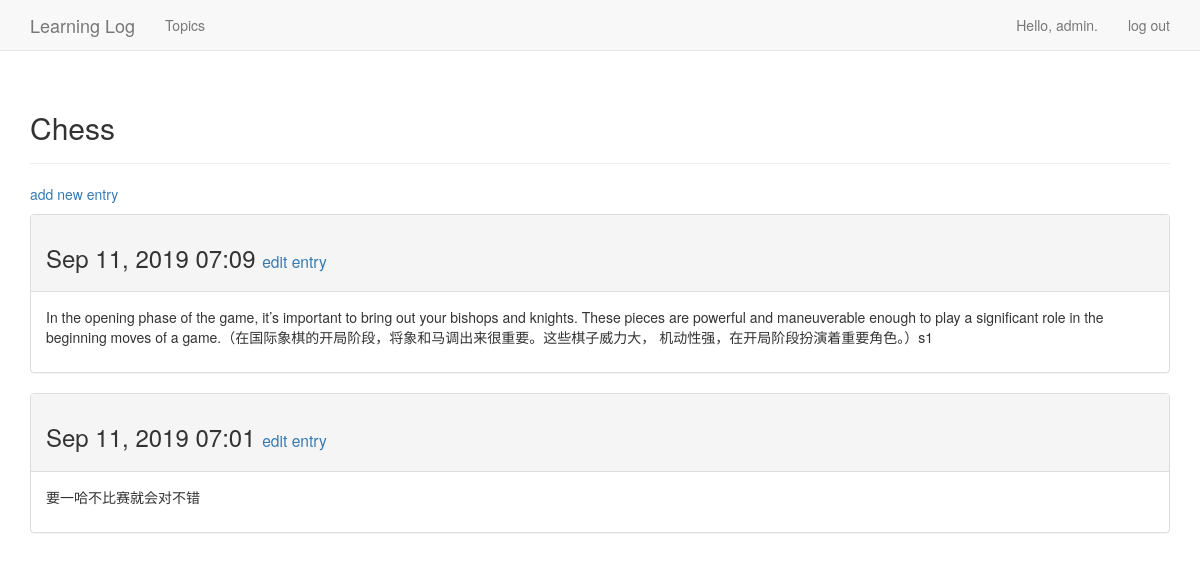
The page /topics/2/ (signed in) on the database its author committed.
### learning_log/models.py (models this page shows, shortened)
class Topic(models.Model):
    text = models.CharField(max_length=200)
    date_added = models.DateTimeField(auto_now_add=True)
    owner = models.ForeignKey(User, on_delete=models.CASCADE)
    def __str__(self):
        return self.text

class Entry(models.Model):
    topic = models.ForeignKey(Topic, on_delete=models.CASCADE)
    text = models.TextField(default=0)
    date_added = models.DateTimeField(auto_now_add=True)
    class Meta:
        verbose_name_plural = 'entries'

### learning_log/views.py (the view)
# urls.py: url(r'^topics/(?P<topic_id>\d+)/$', views.topic, name='topic'),
@login_required
def topic(request, topic_id):
    topic = Topic.objects.get(id=topic_id)
    if topic.owner != request.user:
        raise Http404
    entries = topic.entry_set.order_by('-date_added')
    context = {'topic': topic, 'entries': entries}
    return render(request,'learning_log/topic.html', context)

### templates/learning_log/topic.html
{% extends './base.html' %}
{% block header %}
  <h2>{{ topic }}</h2>
{% endblock header %}
{% block content %}
  <p>
    <a href="{% url 'learning_log:new_entry' topic.id %}">add new entry</a>
  </p>
  {% for entry in entries %}
    <div class="panel panel-default">
      <div class="panel-heading">
        <h3>
          {{ entry.date_added|date:'M d, Y H:i' }}
          <small>
            <a href="{% url 'learning_log:edit_entry' entry.id %}">
              edit entry</a>
          </small>
        </h3>
      </div>
      <div class="panel-body">
        {{ entry.text|linebreaks }}
      </div>
    </div>
  {% empty %}
    There are no entries for this topic yet.
  {% endfor %}
{% endblock content %}

### templates/learning_log/base.html (shortened to what this page needs)
{% load bootstrap3 %}
<!DOCTYPE html>
<html lang="en">
  <head>
    {% bootstrap_css %}
  </head>
  <body>
    <nav class="navbar navbar-default navbar-static-top">
      <div class="container">
        <div class="navbar-header">
          <a class="navbar-brand" href="{% url 'learning_log:index' %}">
              Learning Log</a>
        </div>
        <div id="navbar" class="navbar-collapse collapse">
          <ul class="nav navbar-nav">
            <li><a href="{% url 'learning_log:topics' %}">Topics</a></li>
          </ul>
          <ul class="nav navbar-nav navbar-right">
            {% if user.is_authenticated %}
              <li><a>Hello, {{ user.username }}.</a></li>
              <li><a href="{% url 'users:logout' %}">log out</a></li>
            {% else %}
              <li><a href="{% url 'users:register' %}">register</a></li>
              <li><a href="{% url 'users:login' %}">log in</a></li>
            {% endif %}
          </ul>
        </div>
      </div>
    </nav>
    <div class="container">
      <div class="page-header">
        {% block header %}{% endblock %}
      </div>
      <div>
        {% block content %}{% endblock %}
      </div>
    </div>
  </body>
</html>

### rows shown on the page
Topic: text "Chess"
Entry: date_added "Sep 11, 2019 07:09", text "In the opening phase of the game, it’s important to bring out your bishops and knights. These pieces are powerful and maneuverable enough to play a significant role in the beginning moves of a game.（在国际象棋的开局阶段，将象和马调出来很重要。这些棋子威力大， 机动性强，在开局阶段扮演着重要角色。）s1"
Entry: date_added "Sep 11, 2019 07:01", text "要一哈不比赛就会对不错"

### other values the page prints
{{ user.username }} "admin"
